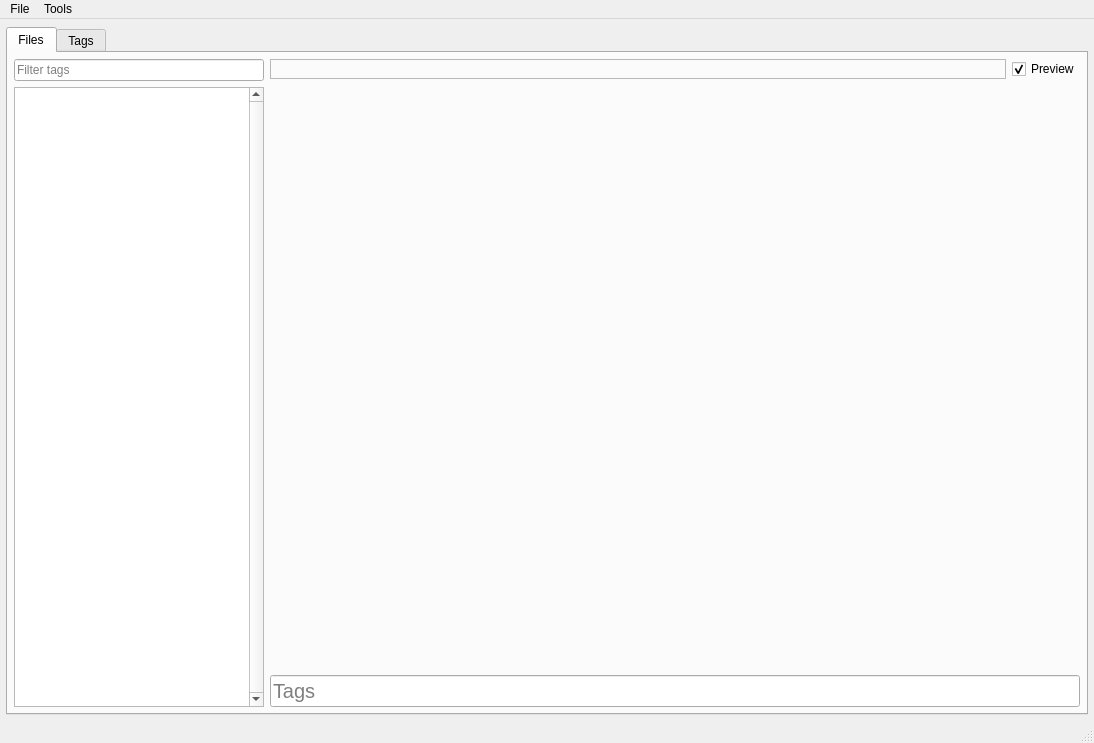
<?xml version="1.0" encoding="UTF-8"?>
<ui version="4.0">
 <class>MainWindow</class>
 <widget class="QMainWindow" name="MainWindow">
  <property name="geometry">
   <rect>
    <x>0</x>
    <y>0</y>
    <width>1094</width>
    <height>743</height>
   </rect>
  </property>
  <property name="windowTitle">
   <string>eptgQt</string>
  </property>
  <property name="windowIcon">
   <iconset>
    <normaloff>../../../Downloads/octant.png</normaloff>../../../Downloads/octant.png</iconset>
  </property>
  <widget class="QWidget" name="centralwidget">
   <layout class="QHBoxLayout" name="horizontalLayout_3">
    <property name="leftMargin">
     <number>6</number>
    </property>
    <property name="topMargin">
     <number>8</number>
    </property>
    <property name="rightMargin">
     <number>6</number>
    </property>
    <property name="bottomMargin">
     <number>6</number>
    </property>
    <item>
     <widget class="QTabWidget" name="tabWidget">
      <property name="focusPolicy">
       <enum>Qt::NoFocus</enum>
      </property>
      <property name="currentIndex">
       <number>0</number>
      </property>
      <widget class="QWidget" name="tabFiles">
       <attribute name="title">
        <string>Files</string>
       </attribute>
       <layout class="QHBoxLayout" name="horizontalLayout_5">
        <property name="leftMargin">
         <number>6</number>
        </property>
        <property name="topMargin">
         <number>6</number>
        </property>
        <property name="rightMargin">
         <number>6</number>
        </property>
        <property name="bottomMargin">
         <number>6</number>
        </property>
        <item>
         <layout class="QVBoxLayout" name="verticalLayout_2">
          <property name="spacing">
           <number>6</number>
          </property>
          <property name="sizeConstraint">
           <enum>QLayout::SetMinimumSize</enum>
          </property>
          <item>
           <layout class="QHBoxLayout" name="horizontalLayout">
            <property name="sizeConstraint">
             <enum>QLayout::SetDefaultConstraint</enum>
            </property>
            <item>
             <widget class="QLineEdit" name="searchEdit">
              <property name="sizePolicy">
               <sizepolicy hsizetype="Preferred" vsizetype="Fixed">
                <horstretch>0</horstretch>
                <verstretch>0</verstretch>
               </sizepolicy>
              </property>
              <property name="statusTip">
               <string/>
              </property>
              <property name="placeholderText">
               <string>Filter tags</string>
              </property>
             </widget>
            </item>
           </layout>
          </item>
          <item>
           <widget class="QListWidget" name="fillList">
            <property name="sizePolicy">
             <sizepolicy hsizetype="Fixed" vsizetype="Expanding">
              <horstretch>0</horstretch>
              <verstretch>0</verstretch>
             </sizepolicy>
            </property>
            <property name="minimumSize">
             <size>
              <width>50</width>
              <height>0</height>
             </size>
            </property>
            <property name="maximumSize">
             <size>
              <width>250</width>
              <height>16777215</height>
             </size>
            </property>
            <property name="focusPolicy">
             <enum>Qt::NoFocus</enum>
            </property>
            <property name="verticalScrollBarPolicy">
             <enum>Qt::ScrollBarAlwaysOn</enum>
            </property>
            <property name="editTriggers">
             <set>QAbstractItemView::NoEditTriggers</set>
            </property>
            <property name="selectionMode">
             <enum>QAbstractItemView::ExtendedSelection</enum>
            </property>
            <property name="selectionBehavior">
             <enum>QAbstractItemView::SelectItems</enum>
            </property>
           </widget>
          </item>
         </layout>
        </item>
        <item>
         <layout class="QVBoxLayout" name="verticalLayout_3">
          <item>
           <layout class="QHBoxLayout" name="horizontalLayout_6">
            <property name="sizeConstraint">
             <enum>QLayout::SetMinimumSize</enum>
            </property>
            <item>
             <widget class="QLabel" name="fullpathLabel">
              <property name="sizePolicy">
               <sizepolicy hsizetype="Ignored" vsizetype="Preferred">
                <horstretch>0</horstretch>
                <verstretch>0</verstretch>
               </sizepolicy>
              </property>
              <property name="frameShape">
               <enum>QFrame::StyledPanel</enum>
              </property>
              <property name="text">
               <string/>
              </property>
              <property name="alignment">
               <set>Qt::AlignRight|Qt::AlignTrailing|Qt::AlignVCenter</set>
              </property>
             </widget>
            </item>
            <item>
             <widget class="QCheckBox" name="previewCheckBox">
              <property name="sizePolicy">
               <sizepolicy hsizetype="Maximum" vsizetype="Fixed">
                <horstretch>0</horstretch>
                <verstretch>0</verstretch>
               </sizepolicy>
              </property>
              <property name="focusPolicy">
               <enum>Qt::NoFocus</enum>
              </property>
              <property name="layoutDirection">
               <enum>Qt::LeftToRight</enum>
              </property>
              <property name="text">
               <string>Preview</string>
              </property>
              <property name="checked">
               <bool>true</bool>
              </property>
             </widget>
            </item>
           </layout>
          </item>
          <item>
           <widget class="QLabel" name="fillPreview">
            <property name="minimumSize">
             <size>
              <width>100</width>
              <height>100</height>
             </size>
            </property>
            <property name="maximumSize">
             <size>
              <width>16777215</width>
              <height>16777215</height>
             </size>
            </property>
            <property name="text">
             <string/>
            </property>
            <property name="alignment">
             <set>Qt::AlignLeading|Qt::AlignLeft|Qt::AlignTop</set>
            </property>
           </widget>
          </item>
          <item>
           <layout class="QHBoxLayout" name="horizontalLayout_2">
            <item>
             <widget class="MyLineEdit" name="tagsEdit">
              <property name="font">
               <font>
                <pointsize>15</pointsize>
               </font>
              </property>
              <property name="placeholderText">
               <string>Tags</string>
              </property>
             </widget>
            </item>
           </layout>
          </item>
         </layout>
        </item>
       </layout>
      </widget>
      <widget class="QWidget" name="tabTags">
       <attribute name="title">
        <string>Tags</string>
       </attribute>
       <layout class="QHBoxLayout" name="horizontalLayout_4">
        <property name="leftMargin">
         <number>6</number>
        </property>
        <property name="topMargin">
         <number>6</number>
        </property>
        <property name="rightMargin">
         <number>6</number>
        </property>
        <property name="bottomMargin">
         <number>6</number>
        </property>
        <item>
         <widget class="MyTableWidget" name="tagList">
          <property name="minimumSize">
           <size>
            <width>50</width>
            <height>0</height>
           </size>
          </property>
          <property name="maximumSize">
           <size>
            <width>250</width>
            <height>16777215</height>
           </size>
          </property>
          <property name="frameShape">
           <enum>QFrame::StyledPanel</enum>
          </property>
          <property name="frameShadow">
           <enum>QFrame::Plain</enum>
          </property>
          <property name="lineWidth">
           <number>1</number>
          </property>
          <property name="editTriggers">
           <set>QAbstractItemView::NoEditTriggers</set>
          </property>
          <property name="selectionBehavior">
           <enum>QAbstractItemView::SelectRows</enum>
          </property>
          <property name="showGrid">
           <bool>false</bool>
          </property>
          <property name="sortingEnabled">
           <bool>true</bool>
          </property>
          <property name="columnCount">
           <number>2</number>
          </property>
          <attribute name="horizontalHeaderDefaultSectionSize">
           <number>100</number>
          </attribute>
          <attribute name="verticalHeaderVisible">
           <bool>false</bool>
          </attribute>
          <column/>
          <column/>
         </widget>
        </item>
        <item>
         <layout class="QVBoxLayout" name="verticalLayout">
          <item>
           <widget class="QLabel" name="tagTreePreview">
            <property name="sizePolicy">
             <sizepolicy hsizetype="Preferred" vsizetype="Preferred">
              <horstretch>0</horstretch>
              <verstretch>0</verstretch>
             </sizepolicy>
            </property>
            <property name="font">
             <font>
              <pointsize>20</pointsize>
             </font>
            </property>
            <property name="text">
             <string/>
            </property>
            <property name="textFormat">
             <enum>Qt::RichText</enum>
            </property>
            <property name="alignment">
             <set>Qt::AlignCenter</set>
            </property>
            <property name="wordWrap">
             <bool>true</bool>
            </property>
           </widget>
          </item>
          <item>
           <widget class="QLineEdit" name="editTagTags">
            <property name="font">
             <font>
              <pointsize>15</pointsize>
             </font>
            </property>
            <property name="placeholderText">
             <string>Tags</string>
            </property>
           </widget>
          </item>
         </layout>
        </item>
       </layout>
      </widget>
     </widget>
    </item>
   </layout>
  </widget>
  <widget class="QStatusBar" name="statusbar"/>
  <widget class="QMenuBar" name="menubar">
   <property name="geometry">
    <rect>
     <x>0</x>
     <y>0</y>
     <width>1094</width>
     <height>22</height>
    </rect>
   </property>
   <widget class="QMenu" name="menuFile">
    <property name="title">
     <string>File</string>
    </property>
    <widget class="QMenu" name="menuOpenRecent">
     <property name="title">
      <string>Open recent...</string>
     </property>
    </widget>
    <addaction name="menuOpenFolder"/>
    <addaction name="menuOpenRecent"/>
    <addaction name="separator"/>
    <addaction name="menuOpenContainingFolder"/>
    <addaction name="actionGoto_first_untagged"/>
    <addaction name="separator"/>
    <addaction name="menuQuit"/>
   </widget>
   <widget class="QMenu" name="menuTools">
    <property name="title">
     <string>Tools</string>
    </property>
    <addaction name="menuFindSimilar"/>
    <addaction name="menuProcess"/>
   </widget>
   <addaction name="menuFile"/>
   <addaction name="menuTools"/>
  </widget>
  <action name="menuOpenFolder">
   <property name="text">
    <string>Open Folder</string>
   </property>
  </action>
  <action name="actionlj">
   <property name="text">
    <string>lj</string>
   </property>
  </action>
  <action name="menuOpenContainingFolder">
   <property name="text">
    <string>Open containing folder</string>
   </property>
   <property name="shortcut">
    <string>Ctrl+O</string>
   </property>
  </action>
  <action name="menuQuit">
   <property name="text">
    <string>Quit</string>
   </property>
   <property name="shortcut">
    <string>Ctrl+W</string>
   </property>
  </action>
  <action name="actionGoto_first_untagged">
   <property name="text">
    <string>Find first untagged</string>
   </property>
   <property name="shortcut">
    <string>Ctrl+G</string>
   </property>
  </action>
  <action name="menuFindSimilar">
   <property name="text">
    <string>Find similar pictures...</string>
   </property>
  </action>
  <action name="menuProcess">
   <property name="text">
    <string>Process...</string>
   </property>
  </action>
 </widget>
 <customwidgets>
  <customwidget>
   <class>MyLineEdit</class>
   <extends>QLineEdit</extends>
   <header>mylineedit.h</header>
  </customwidget>
  <customwidget>
   <class>MyTableWidget</class>
   <extends>QTableWidget</extends>
   <header>mytablewidget.h</header>
  </customwidget>
 </customwidgets>
 <resources/>
 <connections/>
</ui>
